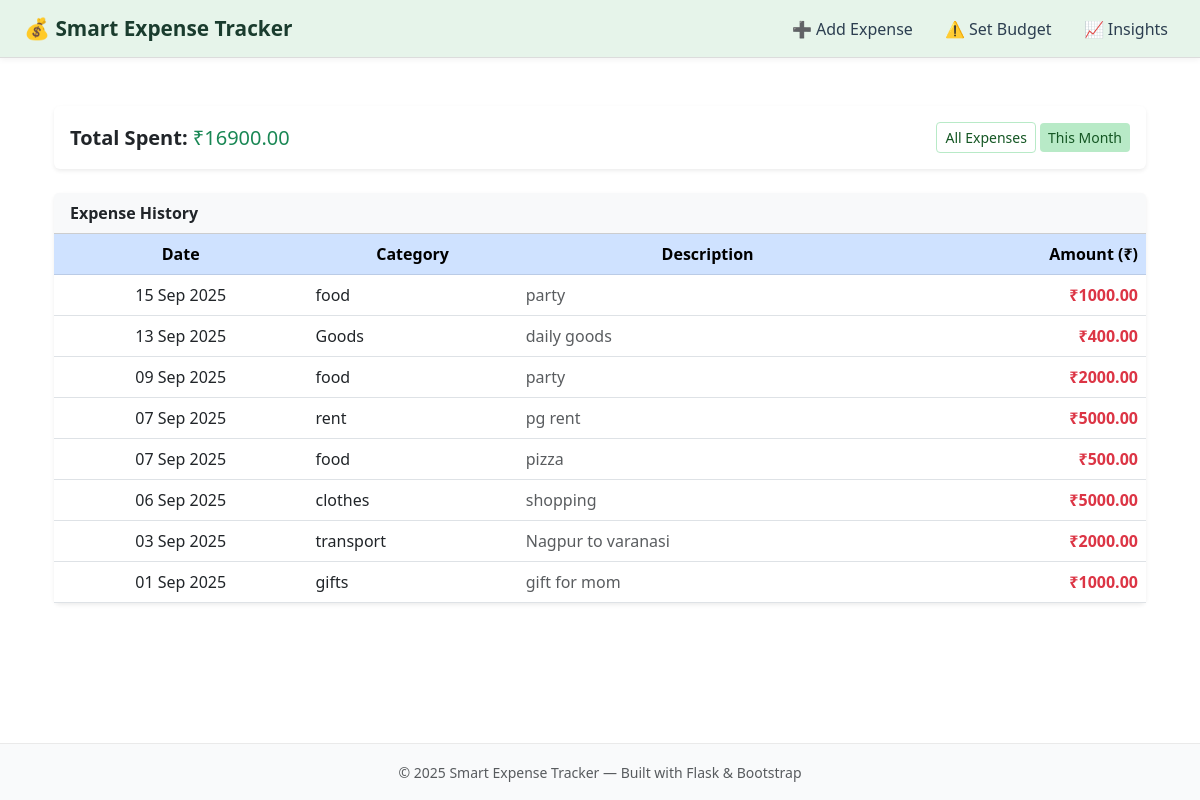
The app's page /?filter=month with its own data.
### model.py (models this page shows, shortened)
class Expense(db.Model):
    __tablename__ = "expenses"
    id = db.Column(db.Integer, primary_key=True)
    category = db.Column(db.String(50), nullable=False)  # expense category
    amount = db.Column(db.Float, nullable=False)  # expense amount
    description = db.Column(db.String(200), nullable=True)  # optional description
    date = db.Column(db.Date, nullable=False, default=date.today)  # stores as DATE type

### app.py (the view)
@app.route('/')
def index():
    filter_option = request.args.get("filter", "all")  # default = all
    if filter_option == "month":
        today = date.today()
        first_day = date(today.year, today.month, 1)
        last_day = date(today.year, today.month, calendar.monthrange(today.year, today.month)[1])
        expenses = Expense.query.filter(
            Expense.date >= first_day,
            Expense.date <= last_day
        ).order_by(Expense.date.desc()).all()
    else:
        expenses = Expense.query.order_by(Expense.date.desc()).all()
    total = sum(e.amount for e in expenses)
    return render_template(
        'home.html',
        expenses=expenses,
        total=total,
        filter_option=filter_option
    )

### templates/home.html (shortened to what this page needs)
{% extends 'base.html' %}
{% block content %}
<div class="container my-4">
    <div class="card shadow-sm border-0 mb-4">
        <div class="card-body d-flex justify-content-between align-items-center">
            <div class="fs-5">
                <strong>Total Spent:</strong>
                <span class="text-success">₹{{ '%.2f'|format(total) }}</span>
            </div>
            <div>
                <a class="btn btn-sm {% if filter_option=='all' %}btn-soft-green{% else %}btn-outline-soft-green{% endif %}"
                   href="{{ url_for('index', filter='all') }}">
                   All Expenses
                </a>
                <a class="btn btn-sm {% if filter_option=='month' %}btn-soft-green{% else %}btn-outline-soft-green{% endif %}"
                   href="{{ url_for('index', filter='month') }}">
                   This Month
                </a>
            </div>
        </div>
    </div>
    <div class="card shadow-sm border-0">
        <div class="card-header bg-light fw-semibold">
            Expense History
        </div>
        <div class="table-responsive">
            <table class="table table-hover align-middle mb-0">
                <thead class="table-primary text-center">
                    <tr>
                        <th>Date</th>
                        <th>Category</th>
                        <th>Description</th>
                        <th class="text-end">Amount (₹)</th>
                    </tr>
                </thead>
                <tbody>
                    {% for e in expenses %}
                    <tr>
                        <td class="text-center">{{ e.date.strftime('%d %b %Y') }}</td>
                        <td>{{ e.category }}</td>
                        <td class="text-muted">{{ e.description or "-" }}</td>
                        <td class="text-end fw-semibold text-danger">₹{{ '%.2f'|format(e.amount) }}</td>
                    </tr>
                    {% endfor %}
                </tbody>
            </table>
        </div>
    </div>
</div>
{% endblock %}

### templates/base.html (style rules this page uses)
body { display: flex; flex-direction: column; min-height: 100vh; }
.btn-soft-green { background-color: #b8eac7; color: #155724; border: none; }
.btn-outline-soft-green { border: 1px solid #b8eac7; color: #155724; }

### records on screen
Expense: date "15 Sep 2025", category "food", description "party", amount "1000.00"
Expense: date "13 Sep 2025", category "Goods", description "daily goods", amount "400.00"
Expense: date "09 Sep 2025", category "food", description "party", amount "2000.00"
Expense: date "07 Sep 2025", category "rent", description "pg rent", amount "5000.00"
Expense: date "07 Sep 2025", category "food", description "pizza", amount "500.00"
Expense: date "06 Sep 2025", category "clothes", description "shopping", amount "5000.00"
Expense: date "03 Sep 2025", category "transport", description "Nagpur to varanasi", amount "2000.00"
Expense: date "01 Sep 2025", category "gifts", description "gift for mom", amount "1000.00"

### other values on screen
{{ '%.2f'|format(total) }} "16900.00"
